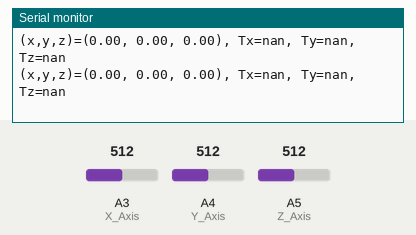
Recording of a sketch running on a simulated Arduino Uno, built with avr-gcc and run on an emulated ATmega328P. Parts: the last lines printed to the serial monitor. Inputs (shaded band) come from the test bench; at power-on: A3 (X_Axis) = 512, A4 (Y_Axis) = 512, A5 (Z_Axis) = 512.

Above: at 1.2 s.
1.3 s: A3 (X_Axis) set to 716
At 1.72 s:
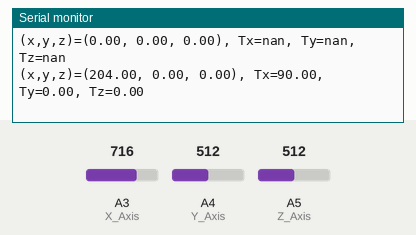
3.6 s: A4 (Y_Axis) set to 716
At 3.84 s:
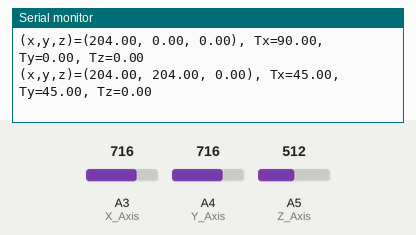
5.1 s: A5 (Z_Axis) set to 716
At 5.36 s:
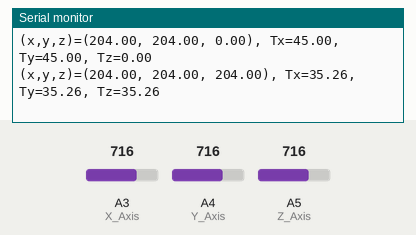
6.6 s: A3 (X_Axis) set to 900
At 6.88 s:
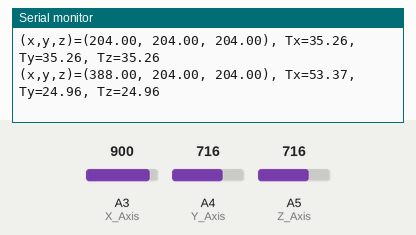
8.1 s: A4 (Y_Axis) set to 900
At 8.4 s:
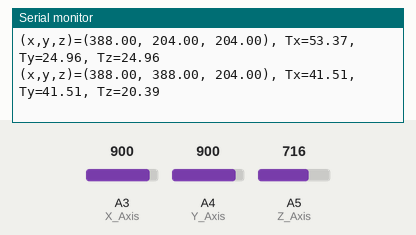
9.6 s: A5 (Z_Axis) set to 900
At 9.61 s:
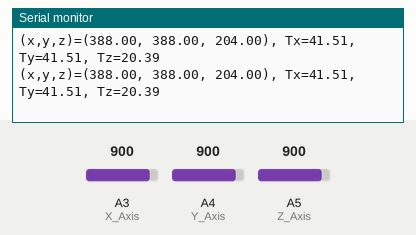
Timing chart, 0 to 12.1 s (numbered marks = the images above; inputs shaded):
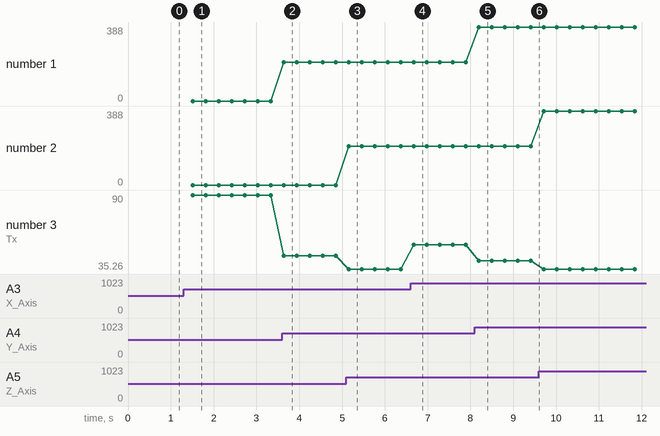

The sketch:

acceleration.ino
```cpp
/*
 acceleration
*/

const int X_Axis = A3;
const int Y_Axis = A4;
const int Z_Axis = A5;

double X_Value = 0;
double Y_Value = 0;
double Z_Value = 0;

double X_degree = 0;
double Y_degree = 0;
double Z_degree = 0;

void setup() {
  Serial.begin(9600);
  while (!Serial) {
    ; // wait for serial port to connect.
  }
}

void loop() {
  // read the value from the sensor:
  X_Value = (double)analogRead(X_Axis) - 512;
  Y_Value = (double)analogRead(Y_Axis) - 512;
  Z_Value = (double)analogRead(Z_Axis) - 512;

  X_degree = atan(X_Value / sqrt(Y_Value*Y_Value+Z_Value*Z_Value)) * 180 / PI;
  Y_degree = atan(Y_Value / sqrt(X_Value*X_Value+Z_Value*Z_Value)) * 180 / PI;
  Z_degree = atan(Z_Value / sqrt(X_Value*X_Value+Y_Value*Y_Value)) * 180 / PI;

  // send sensor values:
  Serial.print("(x,y,z)=(");
  Serial.print(X_Value);
  Serial.print(", ");
  Serial.print(Y_Value);
  Serial.print(", ");
  Serial.print(Z_Value);
  Serial.print("), Tx=");
  Serial.print(X_degree);
  Serial.print(", Ty=");
  Serial.print(Y_degree);
  Serial.print(", Tz=");
  Serial.print(Z_degree);
  Serial.println();

  delay(300);
}
```

Measured:
- after the input at 1.3 s, the serial monitor: prints a new line after 0.21 s (image 1)
- after the input at 3.6 s, the serial monitor: prints a new line at once (image 2)
- after the input at 5.1 s, the serial monitor: prints a new line after 0.05 s (image 3)
- after the input at 6.6 s, the serial monitor: prints a new line after 0.07 s (image 4)
- after the input at 8.1 s, the serial monitor: prints a new line after 0.09 s (image 5)
- plotted number 3: 90 → 45 after the input at 3.6 s, 45 → 35.26 after the input at 5.1 s, 35.26 → 53.37 after the input at 6.6 s, 53.37 → 41.51 after the input at 8.1 s, 41.51 → 35.26 after the input at 9.6 s
